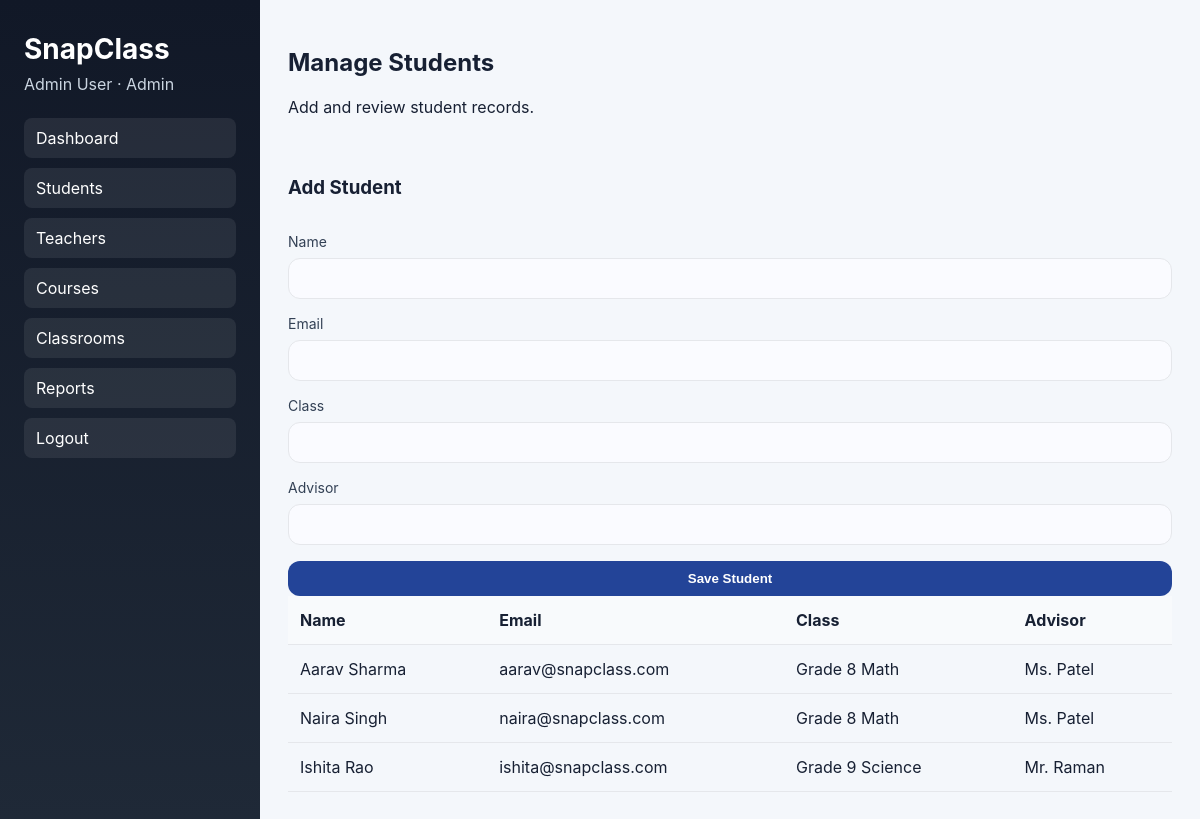
/admin/students (signed in), run on the app's committed database.
### tables this page shows
CREATE TABLE users (
                id INTEGER PRIMARY KEY AUTOINCREMENT,
                name TEXT NOT NULL,
                email TEXT NOT NULL UNIQUE,
                password_hash TEXT NOT NULL,
                role TEXT NOT NULL CHECK(role IN ('admin', 'teacher', 'student'))
            );

CREATE TABLE students (
                id INTEGER PRIMARY KEY AUTOINCREMENT,
                name TEXT NOT NULL,
                email TEXT NOT NULL UNIQUE,
                class_name TEXT NOT NULL,
                advisor TEXT NOT NULL,
                created_at TEXT NOT NULL DEFAULT CURRENT_DATE
            );

### app.py (the view, shortened to what this page needs)
@app.route("/admin/students", methods=["GET", "POST"])
def admin_students():
    user = current_user()
    if not user or user["role"] != "admin":
        return redirect(url_for("login"))
    students = fetch_students()
    return render_template("admin_students.html", user=user, students=students)

### app.py (called while the page is built)
def get_connection() -> sqlite3.Connection:
    connection = sqlite3.connect(DB_PATH)
    connection.row_factory = sqlite3.Row
    return connection

def current_user() -> dict[str, Any] | None:
    user_id = session.get("user_id")
    if not user_id:
        return None
    with get_connection() as connection:
        record = connection.execute("SELECT id, name, email, role FROM users WHERE id = ?", (user_id,)).fetchone()
        if record is None:
            return None
        return dict(record)

def fetch_students() -> list[sqlite3.Row]:
    with get_connection() as connection:
        return connection.execute("SELECT * FROM students ORDER BY id").fetchall()

### templates/admin_students.html (shortened to what this page needs)
{% extends "role_base.html" %}
{% block nav %}
<nav>
  <a href="{{ url_for('admin_dashboard') }}">Dashboard</a>
  <a href="{{ url_for('admin_students') }}">Students</a>
  <a href="{{ url_for('admin_teachers') }}">Teachers</a>
  <a href="{{ url_for('admin_courses') }}">Courses</a>
  <a href="{{ url_for('admin_classrooms') }}">Classrooms</a>
  <a href="{{ url_for('admin_reports') }}">Reports</a>
  <a href="{{ url_for('logout') }}">Logout</a>
</nav>
{% endblock %}
{% block content %}
<header class="topbar">
  <div>
    <h2>Manage Students</h2>
    <p>Add and review student records.</p>
  </div>
</header>
<div class="form-card">
  <form method="post" class="simple-form">
    <h3>Add Student</h3>
    <label>Name<input type="text" name="name" required /></label>
    <label>Email<input type="email" name="email" required /></label>
    <label>Class<input type="text" name="class_name" required /></label>
    <label>Advisor<input type="text" name="advisor" required /></label>
    <button class="btn-primary" type="submit">Save Student</button>
  </form>
</div>
<div class="form-card">
  <div class="table-wrap">
    <table class="data-table">
      <thead><tr><th>Name</th><th>Email</th><th>Class</th><th>Advisor</th></tr></thead>
      <tbody>
        {% for student in students %}
        <tr><td>{{ student.name }}</td><td>{{ student.email }}</td><td>{{ student.class_name }}</td><td>{{ student.advisor }}</td></tr>
        {% endfor %}
      </tbody>
    </table>
  </div>
</div>
{% endblock %}

### templates/role_base.html (shortened to what this page needs)
<!doctype html>
<html lang="en">
  <head>
    <link rel="stylesheet" href="{{ url_for('static', filename='style.css') }}" />
  </head>
  <body>
    <div class="app-shell">
      <aside class="sidebar">
        <h1>SnapClass</h1>
        <p>{{ user.name }} · {{ user.role|title }}</p>
        {% block nav %}{% endblock %}
      </aside>
      <main class="main-content">
        {% block content %}{% endblock %}
      </main>
    </div>
  </body>
</html>

### static/style.css (style rules this page uses)
:root { color-scheme: light; font-family: Inter, Arial, sans-serif; --bg: #f4f7fb; --panel: #ffffff; --primary: #234498; --text: #172033; --muted: #6b7280; --border: #e5e7eb; }
* { box-sizing: border-box; }
body { margin: 0; background: var(--bg); color: var(--text); }
.app-shell { display: grid; grid-template-columns: 260px 1fr; min-height: 100vh; }
.sidebar { background: linear-gradient(180deg, #111827 0%, #1f2937 100%); color: white; padding: 32px 24px; }
.sidebar h1 { margin: 0 0 8px; font-size: 28px; }
.sidebar p { margin: 0 0 24px; color: #cbd5e1; }
.sidebar nav { display: flex; flex-direction: column; gap: 10px; }
.sidebar a { color: white; text-decoration: none; padding: 10px 12px; border-radius: 8px; background: rgba(255,255,255,0.08); }
.main-content { padding: 28px; }
.topbar { display: flex; justify-content: space-between; align-items: center; margin-bottom: 24px; }
.btn-primary { display: inline-flex; align-items: center; justify-content: center; padding: 10px 16px; border: none; border-radius: 12px; color: white; background: var(--primary); cursor: pointer; text-decoration: none; font-weight: 600; }
.simple-form { display: grid; gap: 16px; }
.simple-form label { display: grid; gap: 8px; font-size: 14px; color: #334155; }
.simple-form input, .simple-form select { width: 100%; padding: 12px 14px; border: 1px solid var(--border); border-radius: 12px; background: #fafbff; }
.table-wrap { overflow-x: auto; }
.data-table { width: 100%; border-collapse: collapse; }
.data-table th, .data-table td { padding: 14px 12px; border-bottom: 1px solid var(--border); text-align: left; }
.data-table thead th { background: #f8fafc; font-weight: 700; }

### data on the page
users: name "Admin User", role "Admin"
students: name "Aarav Sharma", email "aarav@snapclass.com", class_name "Grade 8 Math", advisor "Ms. Patel"
students: name "Naira Singh", email "naira@snapclass.com", class_name "Grade 8 Math", advisor "Ms. Patel"
students: name "Ishita Rao", email "ishita@snapclass.com", class_name "Grade 9 Science", advisor "Mr. Raman"
